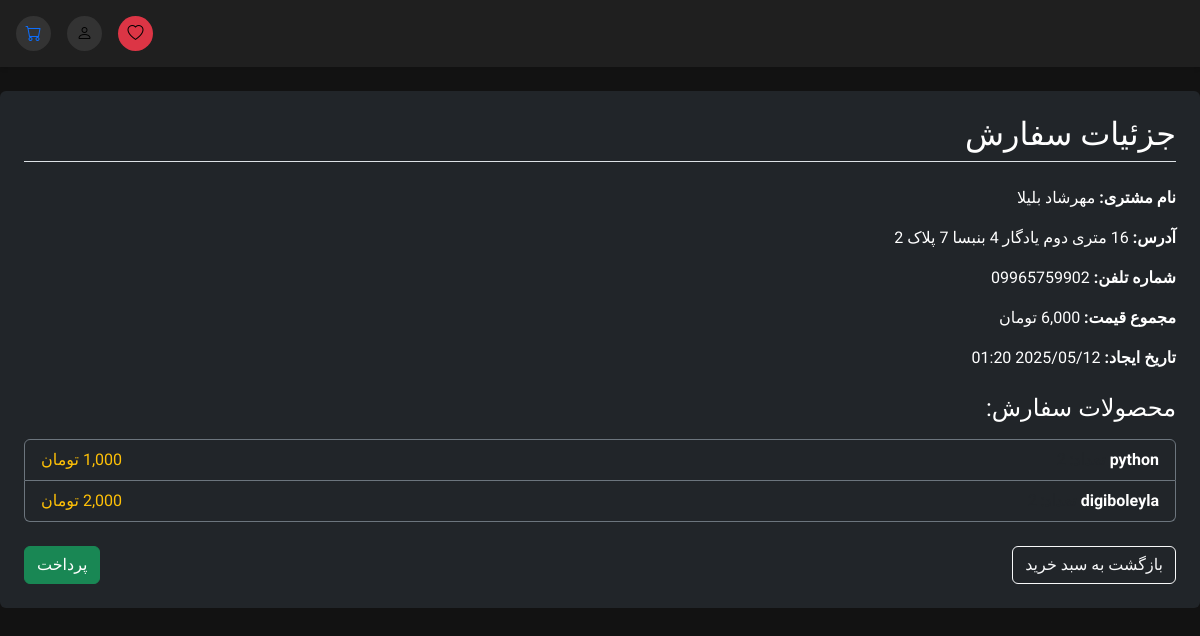
The page /cart/cart/order/15/ on the database its author committed.
### cart_app/models.py (models this page shows, shortened)
class Order(models.Model):
    user = models.ForeignKey(User, on_delete=models.CASCADE, related_name='orders')
    address = models.CharField(max_length=1000, blank=False, null=False)
    phone = models.CharField(max_length=12)
    total_price = models.IntegerField(default=0)
    created_at = models.DateTimeField(auto_now_add=True)
    is_paid = models.BooleanField(default=False)

class OrderItem(models.Model):
    order = models.ForeignKey(Order, on_delete=models.CASCADE, related_name='items')
    product = models.ForeignKey(Product, on_delete=models.CASCADE, related_name='items')
    quantity = models.SmallIntegerField()
    price = models.PositiveIntegerField()

### accounts/models.py (models this page shows, shortened)
class User(AbstractBaseUser):
    first_name = models.CharField(max_length=50, verbose_name='نام ')
    last_name = models.CharField(max_length=50, verbose_name='نام خانوادگی')
    phone = models.CharField(unique=True,
                             max_length=12,
                             verbose_name='شماره تلفن')
    is_active = models.BooleanField(default=True)
    is_admin = models.BooleanField(default=False)
    objects = UserManager()
    USERNAME_FIELD = "phone"
    REQUIRED_FIELDS = []
    class Meta:
        verbose_name = 'کاربر'
        verbose_name_plural = 'کاربرها'

### cafe_app/models.py (models this page shows, shortened)
class Product(models.Model):
    name = models.CharField(max_length=100)
    price = models.DecimalField(max_digits=10, decimal_places=2)
    ingredients = models.TextField()
    image = models.ImageField(upload_to='products/')
    category = models.ForeignKey(Category, on_delete=models.CASCADE, related_name='products')

### cart_app/views.py (the view)
# urls.py: path('cart/order/<int:id>/', views.OrderView.as_view(), name='order_view'),
class OrderView(View):
    def get(self, request, id):
        order = Order.objects.get(id=id)
        return render(request, 'cart_app/order_add.html', {
            'order': order
        })

### cart_app/cart.py (called while the page is built)
    def get_quants(self):
        return self.cart

### cart_app/context_processors.py (called while the page is built)
def cart_total(request):
    cart = Cart(request)
    total_quantity = sum(int(qty) for qty in cart.get_quants().values())  # جمع کل تعداد کالاها
    return {"cart_total_quantity": total_quantity}

### cart_app/templatetags/custom_filters.py (called while the page is built)
@register.filter
def format_price(value):
    return '{:,.0f}'.format(value)

### templates/cart_app/order_add.html
{% extends 'base.html' %}
{% load custom_filters %}
{% block content %}
<div class="bg-dark p-4 rounded mt-4">
    <h2 class="text-white mb-4 border-bottom pb-2">جزئیات سفارش</h2>
    <div class="mb-3 text-white">
        <p><strong>نام مشتری:</strong> {{ order.user.first_name }} {{ order.user.last_name }}</p>
        <p><strong>آدرس:</strong> {{ order.address }}</p>
        <p><strong>شماره تلفن:</strong> {{ order.phone }}</p>
        <p><strong>مجموع قیمت:</strong> {{ order.total_price|format_price }} تومان</p>
        <p><strong>تاریخ ایجاد:</strong> {{ order.created_at|date:"Y/m/d H:i" }}</p>
    </div>
    <h4 class="text-white mt-4 mb-3">محصولات سفارش:</h4>
    <ul class="list-group mb-4">
        {% for item in order.items.all %}
            <li class="list-group-item bg-dark text-white border-secondary d-flex justify-content-between align-items-center">
                <div>
                    <strong>{{ item.product.name }}</strong>
                    <span class="ms-2 text-muted">تعداد: {{ item.quantity }}</span>
                </div>
                <span class="text-warning">{{ item.price|format_price }} تومان</span>
            </li>
        {% endfor %}
    </ul>
        <div class="d-flex justify-content-between">
            <a href="{% url 'cart' %}" class="btn btn-outline-light">بازگشت به سبد خرید</a>
            <a href="{% url 'send_request' order.id %}" class="btn btn-success">پرداخت</a>
        </div>
</div>
{% endblock %}

### static/css/style.css (style rules this page uses)
* { margin: 0; padding: 0; box-sizing: border-box; font-family: 'Cairo', 'Montserrat', sans-serif; }
body { background-color: #121212; direction: rtl; }
p { color: white; }

### rows shown on the page
Order: user.first_name "مهرشاد", user.last_name "بلیلا", address "16 متری دوم یادگار 4 بنبسا 7 پلاک 2", phone "09965759902", created_at "2025/05/12 01:20"
OrderItem: product.name "python", price "1,000"
OrderItem: product.name "digiboleyla", price "2,000"
